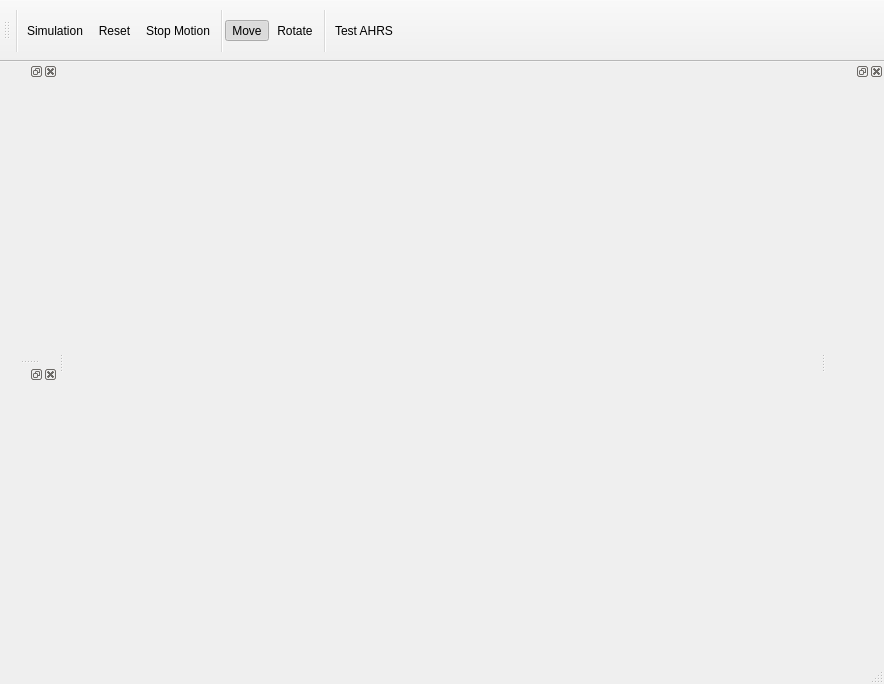
<?xml version="1.0" encoding="UTF-8"?>
<ui version="4.0">
 <class>Simulator_Widget</class>
 <widget class="QMainWindow" name="Simulator_Widget">
  <property name="geometry">
   <rect>
    <x>0</x>
    <y>0</y>
    <width>884</width>
    <height>684</height>
   </rect>
  </property>
  <property name="windowTitle">
   <string>Simulator</string>
  </property>
  <widget class="QWidget" name="centralWidget">
   <layout class="QVBoxLayout" name="verticalLayout_3">
    <property name="spacing">
     <number>2</number>
    </property>
    <property name="leftMargin">
     <number>0</number>
    </property>
    <property name="topMargin">
     <number>0</number>
    </property>
    <property name="rightMargin">
     <number>0</number>
    </property>
    <property name="bottomMargin">
     <number>0</number>
    </property>
    <item>
     <widget class="GL_Widget" name="widget" native="true">
      <property name="maximumSize">
       <size>
        <width>1</width>
        <height>1</height>
       </size>
      </property>
     </widget>
    </item>
   </layout>
  </widget>
  <widget class="QMenuBar" name="menuBar">
   <property name="geometry">
    <rect>
     <x>0</x>
     <y>0</y>
     <width>884</width>
     <height>24</height>
    </rect>
   </property>
  </widget>
  <widget class="QToolBar" name="mainToolBar">
   <property name="minimumSize">
    <size>
     <width>0</width>
     <height>62</height>
    </size>
   </property>
   <attribute name="toolBarArea">
    <enum>TopToolBarArea</enum>
   </attribute>
   <attribute name="toolBarBreak">
    <bool>false</bool>
   </attribute>
   <addaction name="separator"/>
   <addaction name="action_simulation"/>
   <addaction name="action_reset"/>
   <addaction name="action_stop_motion"/>
   <addaction name="separator"/>
   <addaction name="action_move"/>
   <addaction name="action_rotate"/>
   <addaction name="separator"/>
   <addaction name="action_test_ahrs"/>
  </widget>
  <widget class="QStatusBar" name="statusBar"/>
  <widget class="QDockWidget" name="dockWidget">
   <attribute name="dockWidgetArea">
    <number>1</number>
   </attribute>
   <widget class="Status_Widget" name="status"/>
  </widget>
  <widget class="QDockWidget" name="dockWidget_4">
   <attribute name="dockWidgetArea">
    <number>1</number>
   </attribute>
   <widget class="Environment_Widget" name="environment"/>
  </widget>
  <widget class="QDockWidget" name="dockWidget_5">
   <attribute name="dockWidgetArea">
    <number>2</number>
   </attribute>
   <widget class="Sensors_Widget" name="sensors"/>
  </widget>
  <action name="action_simulation">
   <property name="checkable">
    <bool>true</bool>
   </property>
   <property name="icon">
    <iconset resource="res.qrc">
     <normaloff>:/icons/play.png</normaloff>:/icons/play.png</iconset>
   </property>
   <property name="text">
    <string>Simulation</string>
   </property>
   <property name="shortcut">
    <string>Ctrl+S</string>
   </property>
  </action>
  <action name="action_stop_motion">
   <property name="icon">
    <iconset resource="res.qrc">
     <normaloff>:/icons/stop.png</normaloff>:/icons/stop.png</iconset>
   </property>
   <property name="text">
    <string>Stop Motion</string>
   </property>
   <property name="toolTip">
    <string>Stops the UAV motion</string>
   </property>
  </action>
  <action name="action_move">
   <property name="checkable">
    <bool>true</bool>
   </property>
   <property name="checked">
    <bool>true</bool>
   </property>
   <property name="icon">
    <iconset resource="res.qrc">
     <normaloff>:/icons/move.png</normaloff>:/icons/move.png</iconset>
   </property>
   <property name="text">
    <string>Move</string>
   </property>
  </action>
  <action name="action_rotate">
   <property name="checkable">
    <bool>true</bool>
   </property>
   <property name="icon">
    <iconset resource="res.qrc">
     <normaloff>:/icons/rotate.png</normaloff>:/icons/rotate.png</iconset>
   </property>
   <property name="text">
    <string>Rotate</string>
   </property>
  </action>
  <action name="action_test_ahrs">
   <property name="icon">
    <iconset resource="res.qrc">
     <normaloff>:/icons/test.png</normaloff>:/icons/test.png</iconset>
   </property>
   <property name="text">
    <string>Test AHRS</string>
   </property>
  </action>
  <action name="action_reset">
   <property name="icon">
    <iconset resource="res.qrc">
     <normaloff>:/icons/restart.png</normaloff>:/icons/restart.png</iconset>
   </property>
   <property name="text">
    <string>Reset</string>
   </property>
  </action>
 </widget>
 <layoutdefault spacing="6" margin="11"/>
 <customwidgets>
  <customwidget>
   <class>GL_Widget</class>
   <extends>QWidget</extends>
   <header>GL_Widget.h</header>
   <container>1</container>
  </customwidget>
  <customwidget>
   <class>Status_Widget</class>
   <extends>QWidget</extends>
   <header>Status_Widget.h</header>
   <container>1</container>
  </customwidget>
  <customwidget>
   <class>Environment_Widget</class>
   <extends>QWidget</extends>
   <header>Environment_Widget.h</header>
   <container>1</container>
  </customwidget>
  <customwidget>
   <class>Sensors_Widget</class>
   <extends>QWidget</extends>
   <header>Sensors_Widget.h</header>
   <container>1</container>
  </customwidget>
 </customwidgets>
 <resources>
  <include location="res.qrc"/>
 </resources>
 <connections/>
</ui>
